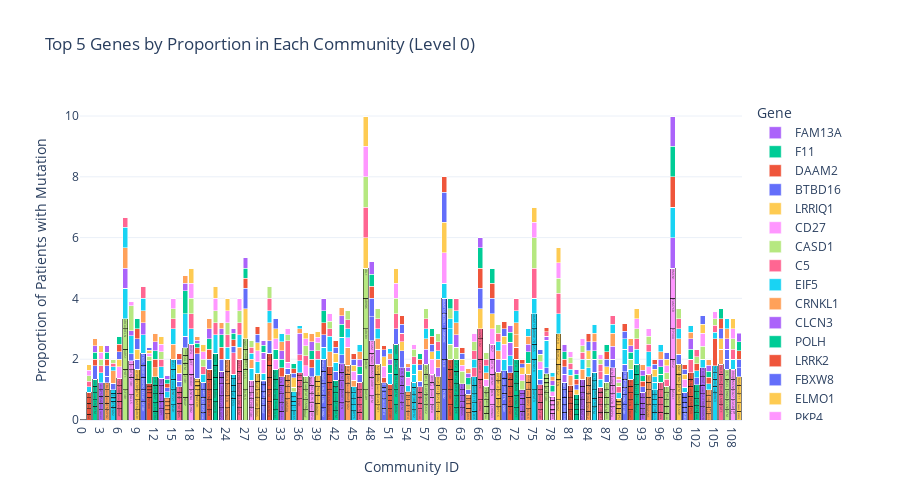

Notebook code cell kept with this figure:
### Code cell
def plot_top5_genes_per_community_plotly(df_with_community, mutation_df, level=0):
    # Merge mutation data with community assignments
    merged = mutation_df.merge(
        df_with_community[df_with_community['level'] == level][['patientId', 'community_id']],
        on='patientId', how='inner'
    )

    # Count gene occurrences per community
    gene_counts = merged.groupby(['community_id', 'hugoGeneSymbol'])['patientId'].nunique().reset_index(name='count')

    # Total patients per community
    total_patients_per_community = df_with_community[df_with_community['level'] == level].groupby('community_id')['patientId'].nunique()

    # Calculate proportion for each gene in each community
    gene_counts['proportion'] = gene_counts.apply(
        lambda row: row['count'] / total_patients_per_community.loc[row['community_id']], axis=1
    )

    # For each community, get top 5 genes by proportion
    top_genes_per_community = gene_counts.groupby('community_id').apply(
        lambda x: x.nlargest(5, 'proportion')
    ).reset_index(drop=True)

    # Prepare data for Plotly: each gene-community pair is a bar segment
    communities = sorted(top_genes_per_community['community_id'].unique())
    fig = go.Figure()
    for community in communities:
        comm_df = top_genes_per_community[top_genes_per_community['community_id'] == community]
        # Sort by proportion for nice stacking
        comm_df = comm_df.sort_values('proportion', ascending=False)
        fig.add_trace(go.Bar(
            x=[str(community)]*len(comm_df),
            y=comm_df['proportion'],
            name=f"Community {community}",
            text=comm_df['hugoGeneSymbol'],
            customdata=comm_df['hugoGeneSymbol'],
            hovertemplate='Community: %{x}<br>Gene: %{customdata}<br>Proportion: %{y:.2f}<extra></extra>',
            marker=dict(line=dict(width=0.5, color='black'))
        ))

    # Now stack by gene, not by community, so we need to plot each gene as a trace
    # Instead, let's pivot so each gene is a trace, and missing genes are zero
    pivot = top_genes_per_community.pivot(index='community_id', columns='hugoGeneSymbol', values='proportion').fillna(0)
    # Only keep genes that are in the top 5 for any community
    top_genes = top_genes_per_community['hugoGeneSymbol'].unique()
    for gene in top_genes:
        fig.add_trace(go.Bar(
            x=pivot.index.astype(str),
            y=pivot[gene] if gene in pivot.columns else [0]*len(pivot),
            name=gene,
            hovertemplate='Community: %{x}<br>Gene: '+gene+'<br>Proportion: %{y:.2f}<extra></extra>',
        ))

    fig.update_layout(
        barmode='stack',
        title=f"Top 5 Genes by Proportion in Each Community (Level {level})",
        xaxis_title="Community ID",
        yaxis_title="Proportion of Patients with Mutation",
        legend_title="Gene",
        width=900,
        height=500
    )
    fig.show()

# Usage:
plot_top5_genes_per_community_plotly(df_with_community, mutation_df, level=0)
